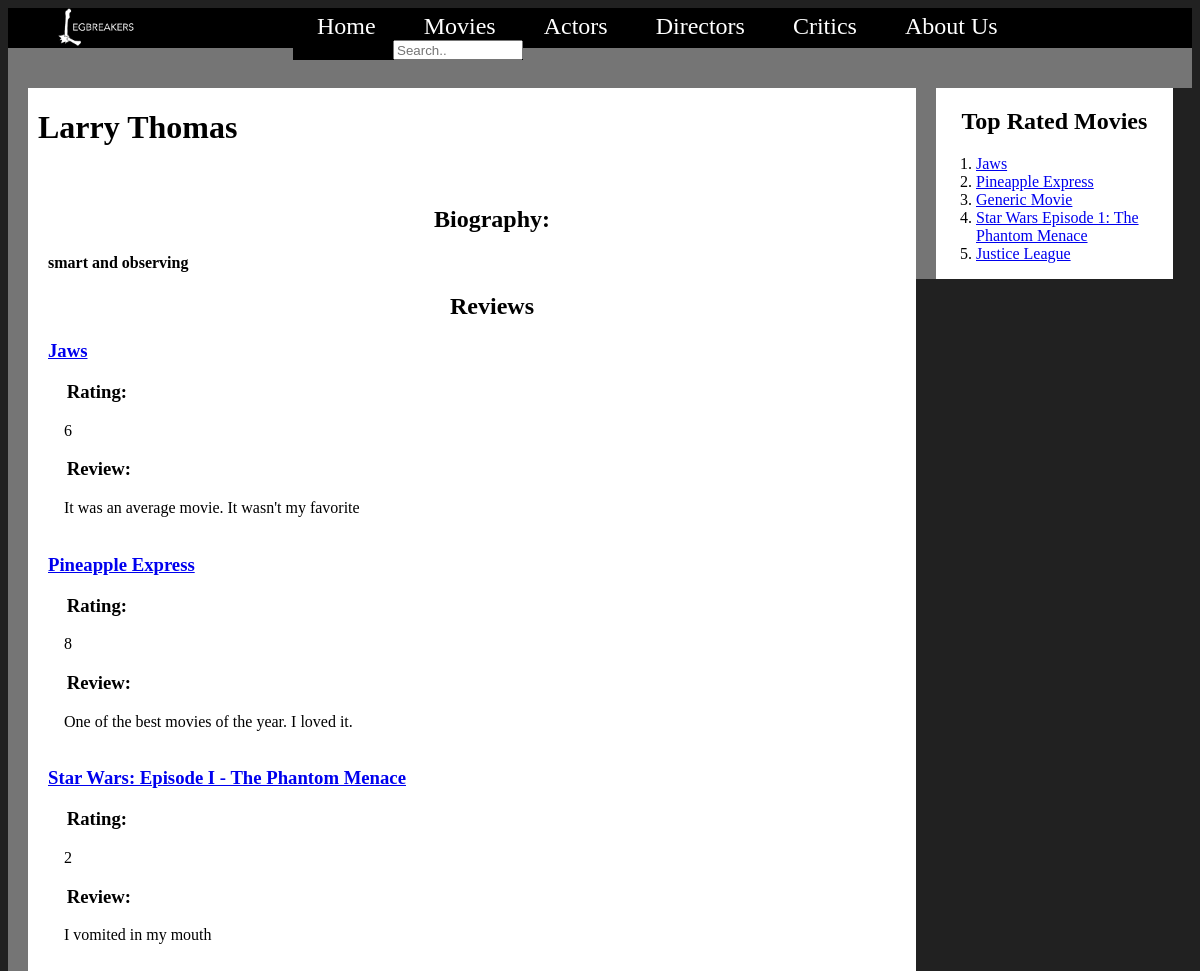
/Webpages/critic_page.php?critic=1, run on the app's committed database.
### tables this page shows
CREATE TABLE `critics` (
  `critic_id` int(11) NOT NULL,
  `fname` varchar(255) NOT NULL,
  `lname` varchar(255) NOT NULL,
  `bio` varchar(255) NOT NULL
);

CREATE TABLE `reviews` (
  `review_id` int(11) NOT NULL,
  `critic_id` int(11) NOT NULL,
  `movie_id` int(11) NOT NULL,
  `rating` int(11) NOT NULL,
  `written_review` varchar(255) NOT NULL,
  PRIMARY KEY (`review_id`)
);

CREATE TABLE `movies` (
  `movie_id` int(11) NOT NULL,
  `title` varchar(255) NOT NULL,
  `rating` varchar(255) NOT NULL,
  `runtime` int(11) NOT NULL,
  `genre` varchar(255) NOT NULL,
  `releasedate` date NOT NULL,
  `table` varchar(255) NOT NULL,
  `table_director` varchar(255) NOT NULL,
  `file_path` varchar(255) NOT NULL,
  PRIMARY KEY (`movie_id`)
);

### Webpages/critic_page.php (the view, shortened to what this page needs)
<?php
     include('../PHP/db_connect.php');
    $crit = $_GET['critic'];
    $query = "SELECT *, CONCAT(fname, ' ', lname) as name FROM critics WHERE critic_id = $crit";
    $db = mysqli_query($conn, $query);
    while($row = mysqli_fetch_assoc($db)){
        $name = $row['name'];
        $bio = $row['bio'];
    }
    $review_query = "SELECT reviews.movie_id, movies.title, critic_id, reviews.rating, written_review FROM reviews JOIN movies ON movies.movie_id = reviews.movie_id WHERE critic_id = $crit";
    $review_db = mysqli_query($conn, $review_query);
?>
<html>
    <head>
        <link rel="stylesheet" type ="text/css" href="CSS/main.css"/>
    </head>
    <body>
        <div id="navbar">
            <img src="../Images/whitelogo.png" id="myImage">
            <ul>
                    <li><a href="index.php">Home</a></li>
                    <li><a href="movies.php">Movies</a></li>
                    <li><a href="actors.php">Actors</a></li>
                    <li><a href="directors.php">Directors</a></li>
                    <li><a href="critics.php">Critics</a></li>
                    <li><a href="aboutus.php">About Us</a></li>
            </ul>
            <div id="searchbar">
                <input type="text" name="search" placeholder="Search..">
            </div>
        </div>
        <div id="body_container">
            <div id="body_back">
                <div id="title">
                    <h1><?php print $name ?></h1>
                </div>
                <div id="info">
                   <h2>Biography:</h2>
                        <h4><?php echo $bio; ?></h4>
                    <h2>Reviews</h2>
                    <p>
                        <?php
                    while($row = mysqli_fetch_assoc($review_db)) {
                        $movie_id = $row['movie_id'];
                        $title = $row['title'];
                        $rating = $row['rating'];
                        $review = $row['written_review'];
                        echo nl2br("<h3><b><a href='movie_page.php?movie=$movie_id'>$title</a></b></h3>" . " <h3>&nbsp;&nbsp;&nbsp;&nbsp;Rating:</h3> " . "&nbsp;&nbsp;&nbsp;&nbsp;$rating" . " <h3>&nbsp;&nbsp;&nbsp;&nbsp;Review:</h3> " . "&nbsp;&nbsp;&nbsp;&nbsp;$review" . "\n\n");
                }
                    ?>
                    </p>
                </div>
            </div>
        </div>
            <div id="sidebar">
                <h2>Top Rated Movies</h2>
                <ol>
                    <li> <a href="movie_page.php?movie=1">Jaws</a></li>
                    <li> <a href="movie_page.php?movie=2">Pineapple Express</a></li>
                    <li> <a href="movie_page.php?movie=3">Generic Movie</a></li>
                    <li> <a href="movie_page.php?movie=4">Star Wars Episode 1: The Phantom Menace</a></li>
                    <li> <a href="movie_page.php?movie=5">Justice League</a></li>
                </ol>
            </div>
    </body>
</html>

### Webpages/CSS/main.css (style rules this page uses)
#myImage { padding-left: 50px; padding-right: 150px; float: left; width: auto; height: 4%; left: 0px; right: 0px; background-color: #000; }
input[type=text] { width: 130px; height: 20px; }
#navbar { width: 100%; background-color: #000; padding-bottom: 30px; }
#navbar ul { margin: 0; padding-left: 0px; padding-top: 5px; padding-bottom: 5px; list-style-type: none; text-align: center; background-color: #000; }
#navbar ul li { float: left; }
#navbar ul li a { text-decoration: none; padding: .2em 1em; padding-bottom: 6px; color: #fff; background-color: #000; font-size: x-large; }
body { background-color: #212121; }
#body_back { float: left; background-color: #FFF; width: 75%; border-left-style: outset; border-left-color: #212121; border-left-width: 20px; font-family: garamond; position: relative; }
#body_back h2 { padding-left: 20px; }
#sidebar { float: left; border-left-style: outset; border-left-color: #212121; border-left-width: 20px; background-color: #FFF; width: 20%; height: auto; }
#body_container { height: auto; border-top-width: 40px; border-top-style: outset; border-top-color: #212121; }
#searchbar { float: left; background-color: #000; position: relative; padding-left: 100px; }
#sidebar h2 { text-align: center; font-family: garamond; }
#info { clear: both; padding-left: 20px; }
#info h2 { text-align: center; }
#title { padding-left: 10px; }

### data on the page
critics: bio "smart and observing"
reviews: movie+rating+written_review "Jaws Rating: 6 Review: It was an average movie. It wasn't my favorite"
reviews: movie+rating+written_review "Pineapple Express Rating: 8 Review: One of the best movies of the year. I loved it."
reviews: movie+rating+written_review "Star Wars: Episode I - The Phantom Menace Rating: 2 Review: I vomited in my mouth"

### other printed values
$name "Larry Thomas"
